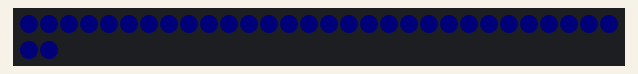
The sketch below on a simulated Arduino Uno, built with avr-gcc and run on an emulated ATmega328P. On the bench: 32 RGB LEDs in strip order, left to right, continuing on the next row. Dim RGB values are drawn brighter than linear; random numbers use the default seed unless the sketch sets one; what the sketch prints to the serial monitor is not drawn.

Above: at 2.0 s.
At 13.68 s:
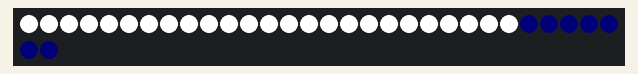
At 15.31 s:
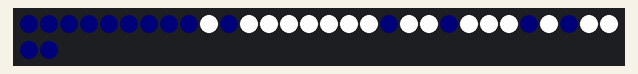
At 22.31 s:
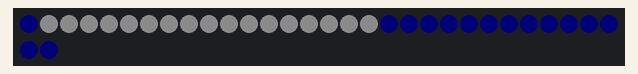
At 29.41 s:
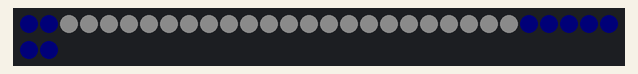
At 36.98 s:
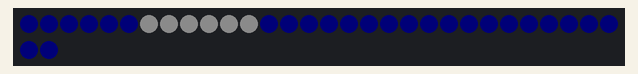

Measured:
- what the display in image 0 shows lasts 6.2 s, from 2.0 s to 8.2 s

The sketch:

lightning_flashes.ino
```cpp
//***************************************************************
// This version of lightning strikes was inspired by Stuart
// Taylor's code from:
// https://gist.github.com/hsiboy/851404307232801cb79e
//
// This DOES use delay so you can't run other stuff with this
// at the some time.  It could be converted to using variable
// EVERY_N timers, but I mostly just wanted to see what this
// looked like with my modifications first so didn't take the
// time to convert yet. Seems like this has good potential,
// but I have not looked around for other lightning strike
// code which might give an even better visual effect.
//
// This was only tested on a small 32 pixel strip. I have
// no idea how it would look on a really long strip.
//
// NOTE: This potentially flashes lots of pixels at full White,
// so make sure your power supply can handle the needed Amps,
// and/or set the max brightness appropriately.
//
// Marc Miller, Sept 2021
//***************************************************************


#include "FastLED.h"
#define DATA_PIN    11
#define CLOCK_PIN   13
#define LED_TYPE    LPD8806
#define COLOR_ORDER GRB
#define NUM_LEDS    32
#define BRIGHTNESS  255
CRGB leds[NUM_LEDS];

#define MAX_FLASHES 8  // minimum is 4
#define FREQUENCY 6 // delay between strikes (increase for longer time)
uint8_t dimmer, percent;
uint8_t flashStart, flashEnd, flashNum;
CRGB bg_color = CHSV(175, 180, 16);


//---------------------------------------------------------------
void setup() {
  Serial.begin(115200);  // Allows serial monitor output
  delay(1500); // startup delay
  FastLED.addLeds<LED_TYPE,DATA_PIN,CLOCK_PIN,COLOR_ORDER>(leds, NUM_LEDS).setCorrection(TypicalLEDStrip);
  FastLED.setBrightness(BRIGHTNESS);
  FastLED.clear();
  FastLED.show();
  Serial.println("\nSetup done. \n");
}


// The first "flash" in a bolt of lightning is the "leader." The leader
// is usually duller and has a longer delay until the next flash. Subsequent
// flashes, the "strokes," are brighter and happen at shorter intervals.


//---------------------------------------------------------------
void loop() {

  uint8_t numFlashes = random8(3,MAX_FLASHES);
  for (uint8_t flashCounter = 0; flashCounter < numFlashes; flashCounter++) {

    if (flashCounter == 0) {
      dimmer = 5;  // the brightness of the leader is scaled down by a factor of 5
      flashStart = random8(0,NUM_LEDS/3);
      flashEnd = random8(NUM_LEDS/3, NUM_LEDS);
      flashNum = flashEnd - flashStart;
    } else if (flashCounter == 1) {
      dimmer = random8(2,4);  // return strokes are brighter than the leader
      flashStart = random8(0,NUM_LEDS/2);
      flashEnd = random8(NUM_LEDS - (NUM_LEDS/3), NUM_LEDS);
      flashNum = flashEnd - flashStart;
    } else {
      dimmer = random8(1,3);  // return strokes are brighter yet
      flashStart = random8(0,NUM_LEDS/3);
      flashEnd = random8(NUM_LEDS - (NUM_LEDS/4), NUM_LEDS);
      flashNum = flashEnd - flashStart;
    }

    fill_solid(leds, NUM_LEDS, bg_color);  // solid bg color
    fill_solid(leds+flashStart, flashNum - 1, CHSV(0,0,255/dimmer));
    FastLED.show();
    delay(random8(4,10));  // each flash only lasts 4-10 milliseconds
    FastLED.showColor(bg_color);  // "clear" flash before continuing

    // break up the last two flashs a bit
    if (flashCounter == numFlashes - 2) {
      for (uint8_t i = 0; i < NUM_LEDS; i++) {
        percent = random8(100);
        if (percent < 45) {
          leds[i] = bg_color;
        }
      }
    }
    if (flashCounter == numFlashes - 1) {
      for (uint8_t i = 0; i < NUM_LEDS; i++) {
        percent = random8(100);
        if (percent < 25) {
          leds[i] = bg_color;
        }
      }
    }
    FastLED.show();

    if (flashCounter == 0) { delay(random8(70,120)); }  // longer delay until next flash after the leader
    delay(40+random8(80));  // shorter delay between strikes
  }

  FastLED.showColor(bg_color);  // "clear" last flash

  delay(random16(1000 + (FREQUENCY * 1000)));  // delay between strikes

}
```
